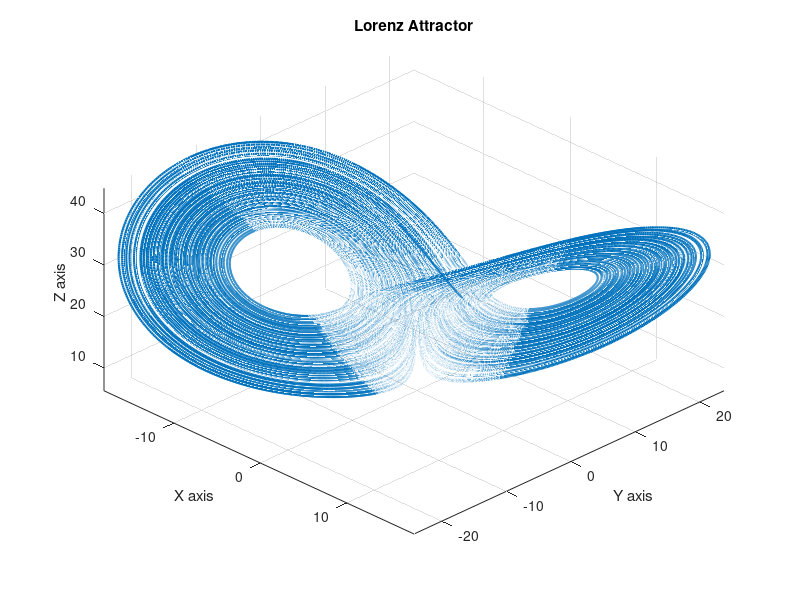
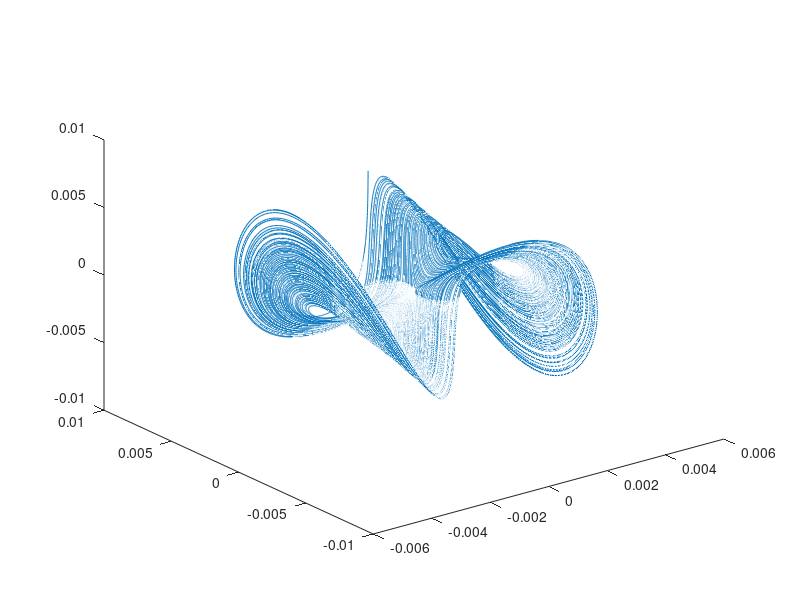

Write MATLAB code to recreate these figures, in order. (Note: this script raises an error after producing the figures.)
% Lorenz Attractor

% Parameters
sigma = 10;
rho = 28;
beta = 8/3;

% Time span
dt=0.001;
tspan = [dt:dt:200]; % Run for 250 time units

% Initial condition
initial_conditions = [-8, 8, 27];

% Define the Lorenz system as a function
lorenz = @(t, xyz) [sigma*(xyz(2) - xyz(1)); ...
                    xyz(1)*(rho - xyz(3)) - xyz(2); ...
                    xyz(1)*xyz(2) - beta*xyz(3)];

% Solve using ode45
[t, sol] = ode45(lorenz, tspan, initial_conditions);

% Extract x, y, z
x = sol(:,1);
y = sol(:,2);
z = sol(:,3);

% Plot the Lorenz attractor
figure;
plot3(x, y, z, 'LineWidth', 1.5);
title('Lorenz Attractor');
xlabel('X axis');
ylabel('Y axis');
zlabel('Z axis');
grid on;
view(45,45);  % Set the view to 3D
axis tight;


% Creating the Hankel matrix
m = 100;         % Size of the Hankel matrix (number of rows)
HankelMatrix = hankel(x(1:m),x(m:end));

[U,E,V]=svd(HankelMatrix,'econ');

figure;
plot3(V(:,1),V(:,2),V(:,3))

% Next step aka derivatives
r=15;

dV = zeros(length(V)-5, r);
for i = 3:length(V)-3
    for k = 1:r
        dV(i-2,k) = (1/(12*dt)) * (-V(i+2,k) + 8*V(i+1,k) - 8*V(i-1,k) + V(i-2,k));
    end
end

xReg = V(3:end-3, 1:r);
dx = dV;

% Build library of nonlinear time series
polyorder = 1;
Theta = poolData(xReg,r,1,0);
% normalize columns of Theta (required in new time-delay coords)
for k=1:size(Theta,2)
    normTheta(k) = norm(Theta(:,k));
    Theta(:,k) = Theta(:,k)/normTheta(k);
end 
m = size(Theta,2);
% compute Sparse regression: sequential least squares
% requires different lambda parameters for each column
lambda=0;
clear Xi
for k=1:r-1
    Xi(:,k) = sparsifyDynamics(Theta,dx(:,k),lambda*k,1);  % lambda = 0 gives better results 
end
Theta = poolData(xReg,r,1,0);
for k=1:length(Xi)
    Xi(k,:) = Xi(k,:)/normTheta(k);
end
A = Xi(2:r+1,1:r-1)';
B = A(:,r);
A = A(:,1:r-1);
% Simulate System
L = 1:50000;
sys = ss(A, B, eye(r-1), 0*B);
[y_sim, t_sim] = lsim(sys, xReg(L, r), dt*(L-1), xReg(1, 1:r-1));

figure
L = 300:50000;
plot3(y_sim(L,1),y_sim(L,2),y_sim(L,3),'Color',[0 0 .5],'LineWidth',1.5)
axis tight
xlabel('v_1'), ylabel('v_2'), zlabel('v_3')